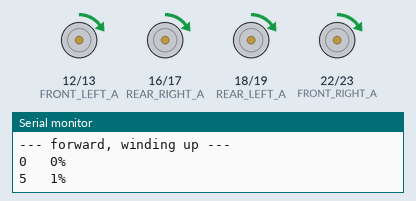
Recording of a sketch running on a simulated ESP32. Parts: motor-driver pin pairs drawn as motors (green arrow = first pin HIGH = forward, orange = second pin HIGH = backward, longer = more drive), the last lines printed to the serial monitor.

Above: at 2.45 s.
At 9.95 s:
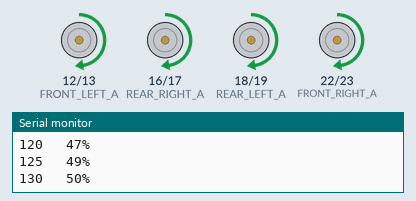
At 13.55 s:
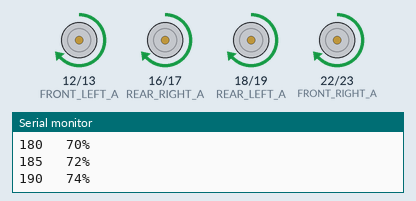
At 17.4 s:
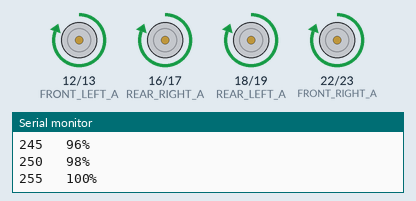
At 28.56 s:
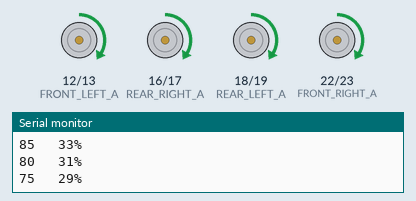
At 39.56 s:
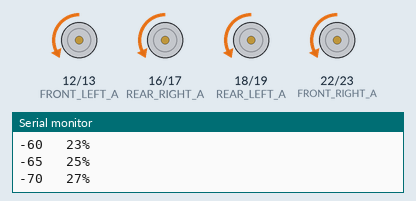
Timing chart, 0 to 40.0 s (numbered marks = the images above):
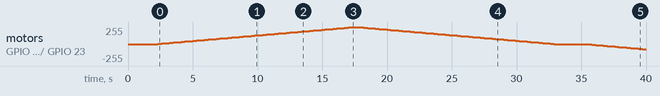

Measured:
- by itself, motor on GPIO 12 (FRONT_LEFT_A) / GPIO 13 (FRONT_LEFT_B), motor on GPIO 16 (REAR_RIGHT_A) / GPIO 17 (REAR_RIGHT_B), motor on GPIO 18 (REAR_LEFT_A) / GPIO 19 (REAR_LEFT_B), motor on GPIO 22 (FRONT_RIGHT_A) / GPIO 23 (FRONT_RIGHT_B): rises from stopped to forward 255/255 in 15.0 s, then falls to backward 75/255 in 22.4 s

The sketch:

l2b_speed_ramp.ino
```cpp
/*
  l2b_speed_ramp.ino
  Porpoise Robotics - Pathfinder beginner course (PS3 track), Lesson 2

  WHAT THIS PROGRAM DOES
  ----------------------
  Drives all four motors forward, slowly winding the speed up from 0 to full
  and back down to 0 again, printing the duty value and the duty cycle as a
  percentage as it goes. Then it does the same in reverse.

  This is the program that makes the connection between a NUMBER IN THE CODE
  and HOW FAST THE WHEELS ACTUALLY TURN. Watch the wheels and read the Serial
  Monitor at the same time.

  SAFETY
  ------
  Wheels off the ground. All four are driven, and it does reach full speed.

  BEFORE YOU CAN COMPILE THIS
  ---------------------------
  Board package: "esp32" by Espressif Systems, VERSION 3.3.12
    Tools > Board > esp32 > "ESP32 Dev Module".
  Libraries: none.

  THE MATH TO WATCH FOR
  ----------------------
  Duty cycle is the fraction of each PWM cycle that the pin spends switched on:

        duty cycle % = duty value / 255 * 100

  The wheel speed is roughly proportional to that, but only roughly. Down at
  the bottom of the range the motor has to overcome friction before it turns
  at all, so a duty of 20 may give you no movement whatsoever while a duty of
  40 gives you a slow crawl. That bottom end is not a straight line, and
  finding where it stops being one is the point of this exercise.

  WHAT TO TRY
  -----------
  1. Upload it, and watch the wheels and the Serial Monitor together. Each
     duty value is held for STEP_MS, long enough to see whether the wheels
     have started. At what duty do they START to turn? Do all four start
     at the same number? At what value does the sound stop changing?
  2. DUTY_STEP is 5, so your answer is only good to within 5. Set it to 1
     and run it again to pin the number down exactly. The ramp is much
     slower now - that is the price of the precision.
  3. Put DUTY_STEP back to 5 and change STEP_MS from 300 to 20. Can you
     still tell where the wheels start? That is why it is slow to begin
     with.
  4. Change PWM_FREQ from 20000 to 300 and upload. Listen. That whine is the
     switching frequency, now down inside the range of human hearing. Change it
     back afterwards.
  5. Write down the highest duty value at which the vehicle still creeps
     smoothly rather than jerking. That is useful when you tune your own
     driving program.
*/

// All four motors, two pins each.
const int FRONT_LEFT_A  = 12, FRONT_LEFT_B  = 13;
const int REAR_LEFT_A   = 18, REAR_LEFT_B   = 19;
const int FRONT_RIGHT_A = 22, FRONT_RIGHT_B = 23;
const int REAR_RIGHT_A  = 16, REAR_RIGHT_B  = 17;

const int PWM_FREQ = 20000;   // 20 kHz, above human hearing
const int PWM_BITS = 8;       // Duty values 0..255
const int PWM_MAX  = 255;

// How long each duty value is held, in milliseconds. Slow on purpose: long
// enough to read the number and see whether the wheels have started yet.
const int STEP_MS   = 300;
const int DUTY_STEP = 5;      // How far the duty moves each step. Try 1.

void setup() {
  Serial.begin(115200);

  ledcAttach(FRONT_LEFT_A,  PWM_FREQ, PWM_BITS);
  ledcAttach(FRONT_LEFT_B,  PWM_FREQ, PWM_BITS);
  ledcAttach(REAR_LEFT_A,   PWM_FREQ, PWM_BITS);
  ledcAttach(REAR_LEFT_B,   PWM_FREQ, PWM_BITS);
  ledcAttach(FRONT_RIGHT_A, PWM_FREQ, PWM_BITS);
  ledcAttach(FRONT_RIGHT_B, PWM_FREQ, PWM_BITS);
  ledcAttach(REAR_RIGHT_A,  PWM_FREQ, PWM_BITS);
  ledcAttach(REAR_RIGHT_B,  PWM_FREQ, PWM_BITS);

  allMotors(0);

  Serial.println("Speed ramp. Wheels off the ground, please.");
  Serial.println("duty  |  duty cycle");
  delay(2000);
}

/*
  Sends the same speed to all four motors.
  A positive speed drives the A pins, a negative speed drives the B pins, and
  zero switches both off so the motors coast.
*/
void allMotors(int speed) {
  int forwardDuty = (speed > 0) ? speed : 0;
  int reverseDuty = (speed < 0) ? -speed : 0;

  ledcWrite(FRONT_LEFT_A,  forwardDuty);   ledcWrite(FRONT_LEFT_B,  reverseDuty);
  ledcWrite(REAR_LEFT_A,   forwardDuty);   ledcWrite(REAR_LEFT_B,   reverseDuty);
  ledcWrite(FRONT_RIGHT_A, forwardDuty);   ledcWrite(FRONT_RIGHT_B, reverseDuty);
  ledcWrite(REAR_RIGHT_A,  forwardDuty);   ledcWrite(REAR_RIGHT_B,  reverseDuty);
}

/*
  Prints the duty value and what percentage of each cycle that works out as.
  The "* 100L" uses a long, because 255 * 100 is fine but it is a good habit
  once you start multiplying before you divide.
*/
void report(int duty) {
  long percent = (long)abs(duty) * 100L / PWM_MAX;
  Serial.print(duty);
  Serial.print("\t ");
  Serial.print(percent);
  Serial.println("%");
}

void loop() {
  Serial.println("--- forward, winding up ---");
  for (int duty = 0; duty <= PWM_MAX; duty += DUTY_STEP) {
    allMotors(duty);
    report(duty);
    delay(STEP_MS);
  }

  Serial.println("--- forward, winding down ---");
  for (int duty = PWM_MAX; duty >= 0; duty -= DUTY_STEP) {
    allMotors(duty);
    report(duty);
    delay(STEP_MS);
  }

  allMotors(0);
  Serial.println("--- stopped ---");
  delay(2000);

  Serial.println("--- reverse, winding up ---");
  for (int duty = 0; duty <= PWM_MAX; duty += DUTY_STEP) {
    allMotors(-duty);
    report(-duty);
    delay(STEP_MS);
  }

  Serial.println("--- reverse, winding down ---");
  for (int duty = PWM_MAX; duty >= 0; duty -= DUTY_STEP) {
    allMotors(-duty);
    report(-duty);
    delay(STEP_MS);
  }

  allMotors(0);
  Serial.println("--- stopped ---");
  delay(3000);
}
```
